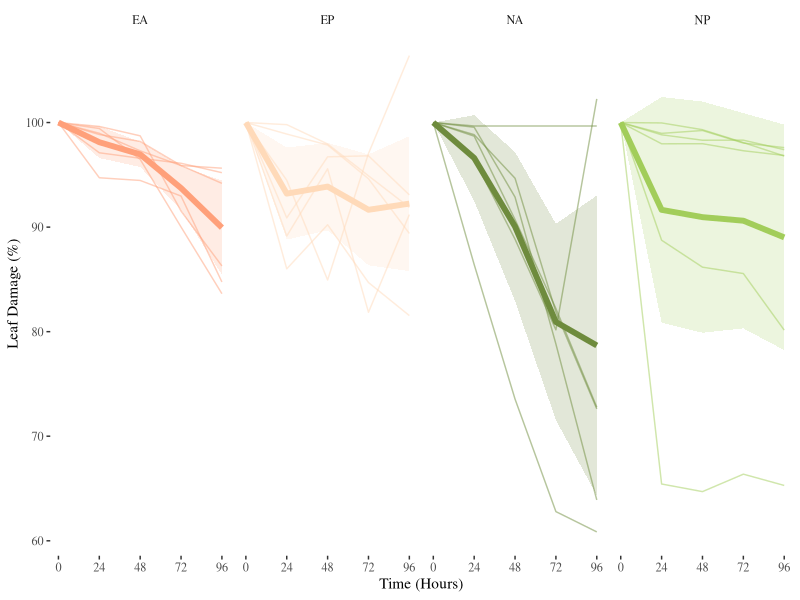
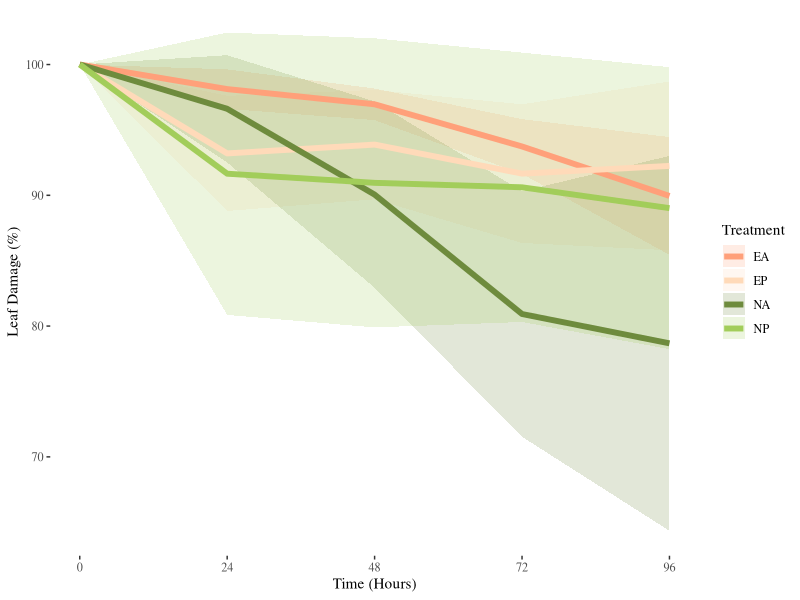
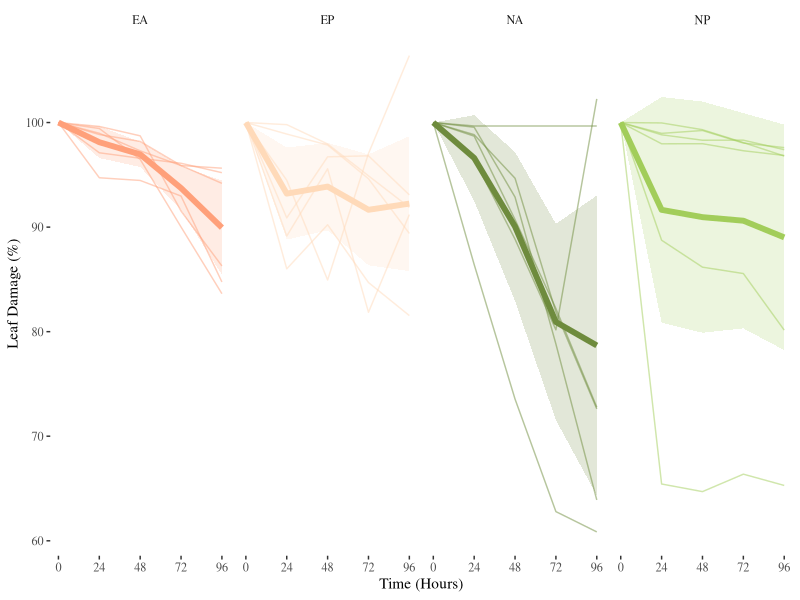
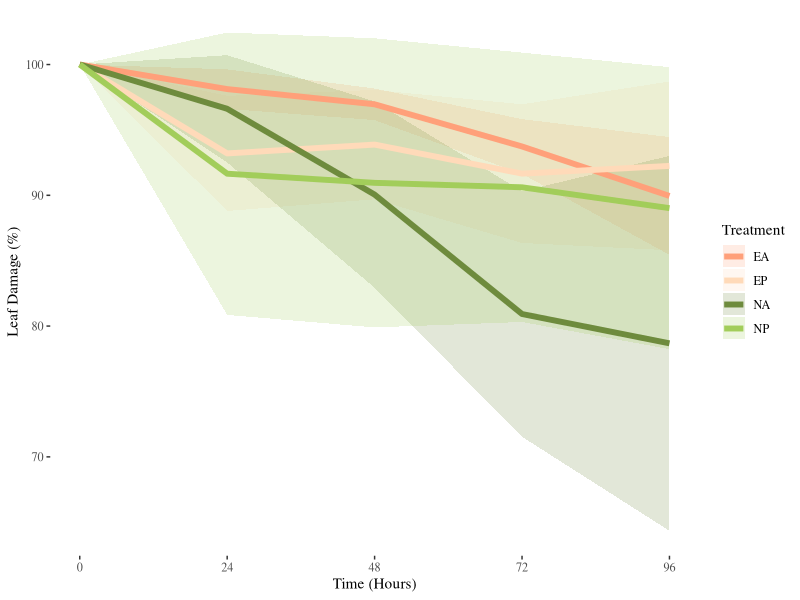

Source code (R) for these figures, in order:
library(tidyverse)
library(ggplot2)
library(ggthemes)

df <- read.csv("olivia/Harvard Master2.csv") %>%
  rename(`24` = Damage.at.24.HR....,
         `48` = Damage.at.48.HR....,
         `72` = Damage.at.72.HR....,
         `96` = Damage.at.96.HR....) %>%
  mutate(`0` = 100,
         treatment = str_extract(Leaf.Number, "^..")) %>%
  select(id = Leaf.Number, treatment, `0`, `24`, `48`, `72`, `96`) %>%
  pivot_longer(`0`:`96`, names_to = "time", values_to = "damage") %>%
  mutate(time = as.integer(time))

# add in dummy data
# (things should usually go down but they may go up a little with the dummy data)

df$damage[is.na(df$damage)] <- 100 - (rlnorm(length(df$damage[is.na(df$damage)]), 0, 0.5 ) *
                                        df$time[is.na(df$damage)]/6)

# summarize

df.sum <- df %>%
  group_by(treatment, time) %>%
  summarise(meanDamage = mean(damage), se = sd(damage)/sqrt(6)) %>%
  mutate(semax = meanDamage + (1.96*se),
         semin = meanDamage - (1.96*se))


# make figure
ggplot(data = df.sum, aes(x = time, y = meanDamage)) +
  geom_ribbon(aes(ymin = semin, ymax = semax, fill = treatment),
              alpha = .2) +
  geom_line(aes(color = treatment), linewidth = 2) +
  geom_line(data = df, aes(y = damage, group = id, color = treatment),
            linewidth = 0.5, alpha = 0.5) +
  xlab("Time (Hours)")+
  ylab("Leaf Damage (%)")+
  scale_x_continuous(
    name = "Time (Hours)",
    breaks = seq(0, 96, by = 24),
    limits = c(0, 96),
    labels = scales::comma
  ) +
  facet_wrap(
    ~treatment, 
    nrow = 1,
    labeller = labeller(treatment = c(
      "AA" = "EA",      # Replace with your actual treatment names
      "AP" = "EP",        # and desired labels
      "LA" = "NA",
      "LP" = "NP"
    ))
  ) +
  theme_tufte() +
  theme(legend.position = "none")+
  scale_fill_manual(values = c("lightsalmon","peachpuff","darkolivegreen4","darkolivegreen3"))+
  scale_color_manual(values = c("lightsalmon","peachpuff","darkolivegreen4","darkolivegreen3"))
  

ggsave("olivia/totalLeafDamage.png") #rename and save image


ggplot(data = df.sum, aes(x = time, y = meanDamage)) +
  geom_ribbon(aes(ymin = semin, ymax = semax, fill = treatment),
              alpha = .2) +
  geom_line(aes(color = treatment), linewidth = 2) +
  xlab("Time (Hours)")+
  ylab("Leaf Damage (%)")+
  scale_x_continuous(
    name = "Time (Hours)",
    breaks = seq(0, 96, by = 24),
    limits = c(0, 96),
    labels = scales::comma
  ) +
  theme_tufte() +
  scale_fill_manual(values = c("lightsalmon","peachpuff","darkolivegreen4","darkolivegreen3"), labels = c("EA", "EP", "NA", "NP"))+
  scale_color_manual(values = c("lightsalmon","peachpuff","darkolivegreen4","darkolivegreen3"), labels = c("EA", "EP", "NA", "NP"))+
  labs(fill = "Treatment", color = "Treatment")  # Changes the legend title


ggsave("olivia/meanDamage.png")
